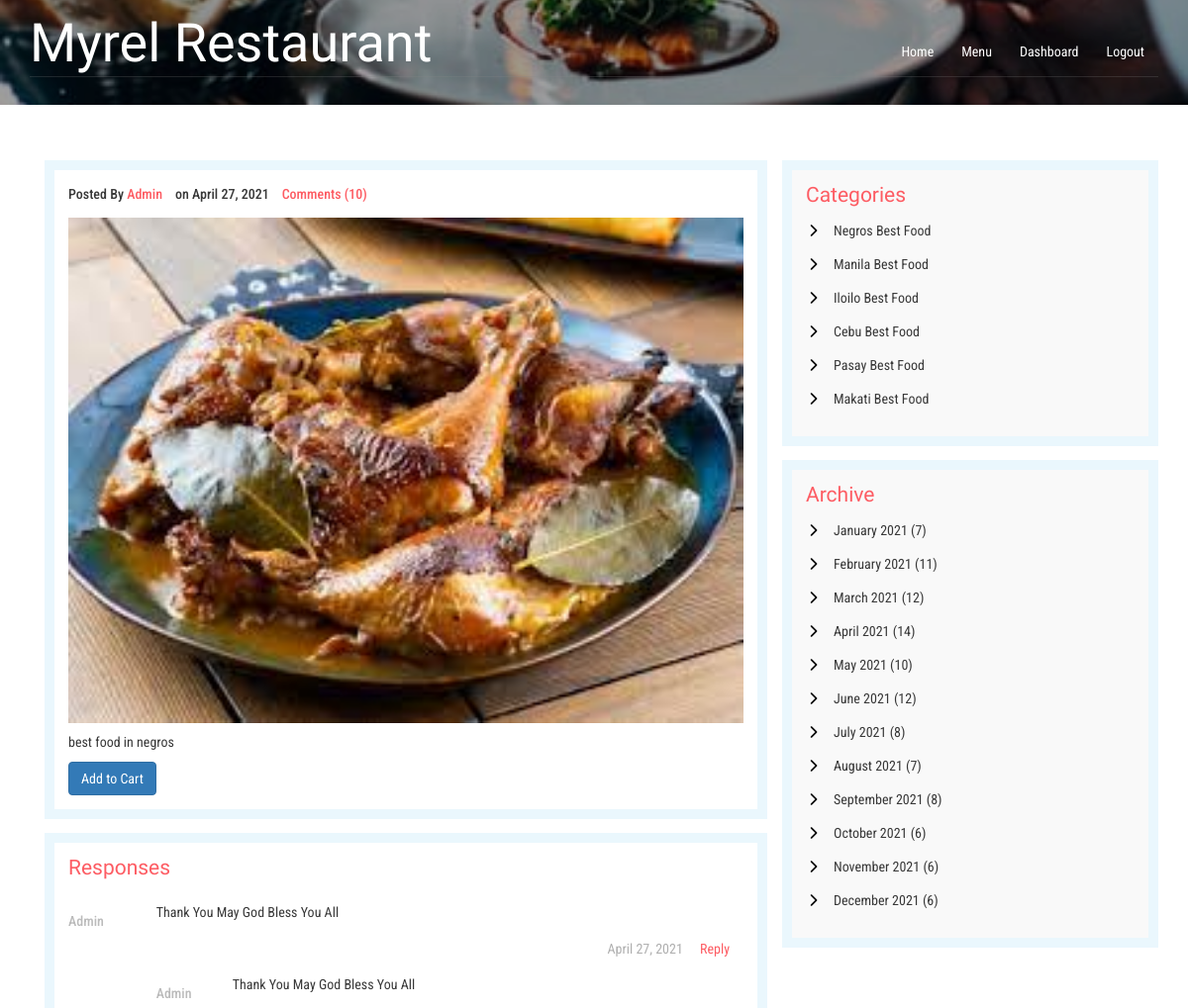
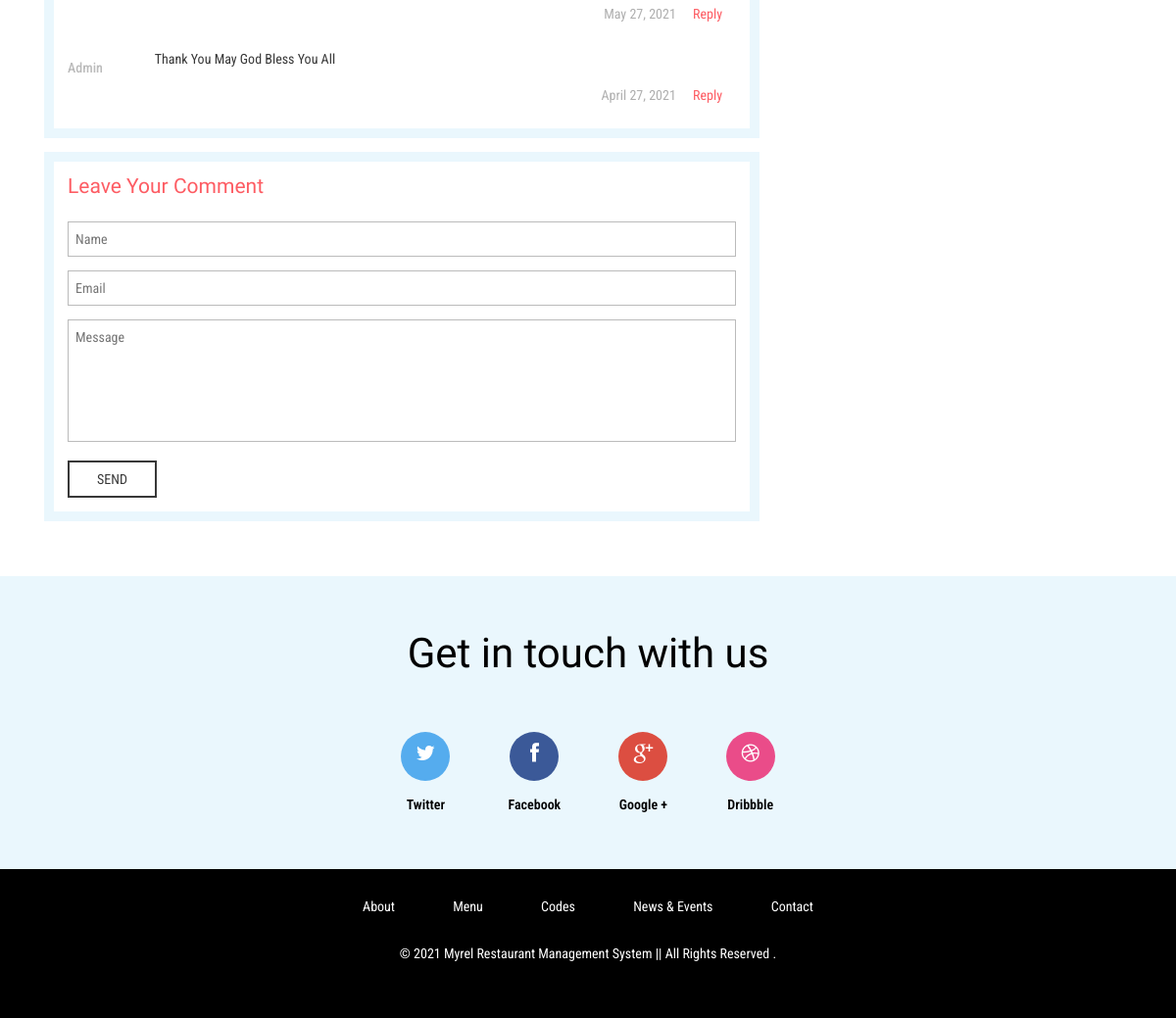
Screenshot of /dashboard/admin/foods/foodDetails/1/ (signed in) with the database file from the repository (2 pictures, top to bottom).
### hotel/models.py (models this page shows, shortened)
class Food(models.Model):
    indian = 'Negros Best Food'
    south = 'Manila Best Food'
    gujarati = 'Cebu Best Food'
    punjabi = 'Iloilo Best Food'
    fast = 'Aklan Food'
    COURSE = (
        (indian,indian),
        (south,south),
        (gujarati,gujarati),
        (punjabi,punjabi),
        (fast,fast),
    )
    disabled = 'Disabled'
    enabled = 'Enabled'
    STATUS = (
        (disabled, disabled),
        (enabled, enabled),
    )
    name = models.CharField(max_length=250)
    course = models.CharField(max_length = 50, choices = COURSE)
    status = models.CharField(max_length=50, choices=STATUS)
    content_description = models.TextField()
    base_price = models.FloatField()
    sale_price = models.FloatField(default=base_price)
    discount = models.DecimalField(default=0, decimal_places=2, max_digits=5)
    image = models.FileField(blank=True, null =True)
    num_order = models.IntegerField(default=0)

### hotel/views.py (the view)
# urls.py: url(r'^dashboard/admin/foods/foodDetails/(?P<foodID>\d+)/$', views.food_details, name='food_details'),
@login_required
def food_details(request, foodID):
    food = Food.objects.get(id=foodID)
    return render(request, 'user/single.html', {'food':food})

### hotel/templates/user/single.html (shortened to what this page needs)
{% load static %}
{% include "../includes/landing_top.html" %}
<body>
	<div  class="bg-img">
		{% include "../includes/banner1.html" %}
	</div>
	<div class="blog">
				<div class="container">
					<div class="col-md-8 blog-top-left-grid">
						<div class="left-blog left-single">
							<div class="blog-left">
								<div class="single-left-left">
									<p>Posted By <a href="#">Admin</a> &nbsp;&nbsp; on April 27, 2021 &nbsp;&nbsp; <a href="#">Comments (10)</a></p>
									<img src="/media/{{food.image}}" alt="">
								</div>
								<div class="blog-left-bottom">
									<p>{{food.content_description}}</p>
								</div>
								<a href="{% url 'hotel:addTocart' food.id request.user.id %}">
									<button class="btn btn-primary">Add to Cart</button>
								</a>
							</div>
							<div class="response">
								<h3>Responses</h3>
								<div class="media response-info">
									<div class="media-left response-text-left">
										<h5><a href="#">Admin</a></h5>
									</div>
									<div class="media-body response-text-right">
										<p>Thank You May God Bless You All</p>
										<ul>
											<li>April 27, 2021</li>
											<li><a href="single.html">Reply</a></li>
										</ul>
										<div class="media response-info">
											<div class="media-left response-text-left">
												<h5><a href="#">Admin</a></h5>
											</div>
											<div class="media-body response-text-right">
												<p>Thank You May God Bless You All</p>
												<ul>
													<li>May 27, 2021</li>
													<li><a href="single.html">Reply</a></li>
												</ul>
											</div>
										</div>
									</div>
								</div>
								<div class="media response-info">
									<div class="media-left response-text-left">
										<h5><a href="#">Admin</a></h5>
									</div>
									<div class="media-body response-text-right">
										<p>Thank You May God Bless You All</p>
										<ul>
											<li>April 27, 2021</li>
											<li><a href="single.html">Reply</a></li>
										</ul>
									</div>
								</div>
							</div>
							<div class="opinion">
								<h2>Leave Your Comment</h2>
								<form action="#" method="post">
									<input type="text" name="Name" placeholder="Name" required="">
									<input type="text" name="Email" placeholder="Email" required="">
									<textarea name="Message" placeholder="Message" required=""></textarea>
									<input type="submit" value="SEND">
								</form>
							</div>
						</div>
					</div>
					<div class="col-md-4 blog-top-right-grid">
						<div class="categories">
							<h3>Categories</h3>
							<ul>
								<li><a href="#">Negros Best Food</a></li>
								<li><a href="#">Manila Best Food</a></li>
								<li><a href="#">Iloilo Best Food</a></li>
								<li><a href="#">Cebu Best Food</a></li>
								<li><a href="#">Pasay Best Food</a></li>
								<li><a href="#">Makati Best Food</a></li>
							</ul>
						</div>
						<div class="categories">
							<h3>Archive</h3>
							<ul class="marked-list offs1">
								<li><a href="#">January 2021 (7)</a></li>
                                <li><a href="#">February 2021 (11)</a></li>
                                <li><a href="#">March 2021 (12)</a></li>
                                <li><a href="#">April 2021 (14)</a> </li>
                                <li><a href="#">May 2021 (10)</a></li>
                                <li><a href="#">June 2021 (12)</a></li>
                                <li><a href="#">July 2021 (8)</a></li>
                                <li><a href="#">August 2021 (7)</a> </li>
                                <li><a href="#">September 2021 (8)</a></li>
                                <li><a href="#">October 2021 (6)</a></li>
                                <li><a href="#">November 2021 (6)</a></li>
                                <li><a href="#">December 2021 (6)</a></li>
							</ul>
						</div>
					</div>
				</div>
	</div>
	{% include "../includes/footer.html" %}

### hotel/static/assets/css/custom.css (style rules this page uses)
body { font-size : 14px; background-color: #f2f6f9; }
ul { list-style-type: none; }

### rows the page displays
Food: image (picture), content_description "best food in negros"
